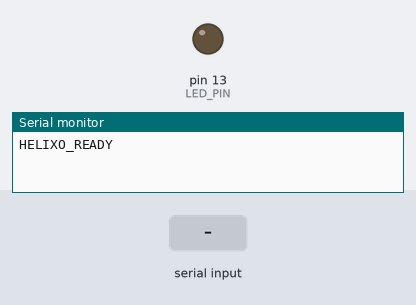
This sketch was run on a simulated Arduino Uno, built with avr-gcc and run on an emulated ATmega328P. On the bench: output pins drawn as LEDs (lit = HIGH), the last lines printed to the serial monitor. The inputs (shaded band) are chosen by the test bench.

Above: at 2.4 s.
2.5 s: "H" received over Serial
At 3.7 s:
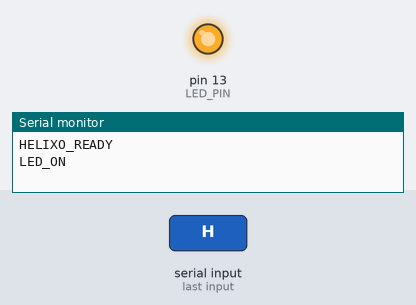
4.0 s: "N" received over Serial
At 5.1 s:
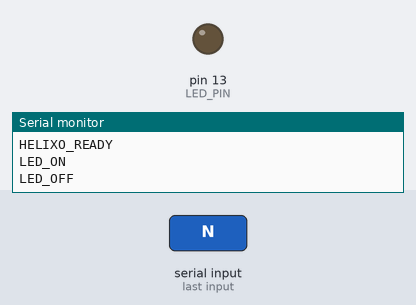
Timing chart, 0 to 7.0 s (numbered marks = the images above; inputs shaded):
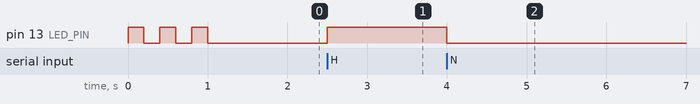

The sketch:

helixo_demo.ino
```cpp
/*
 * ============================================
 *  Helixo AI — Innovation Stall Demo
 *  Arduino UNO — LED Control via Serial
 * ============================================
 *
 *  This sketch receives commands from the Helixo AI
 *  website (via Web Serial API over USB) and controls
 *  the built-in LED on Pin 13.
 *
 *  Commands:
 *    'H' → Helmet Detected   → LED ON  (Ignition Enabled)
 *    'N' → No Helmet         → LED OFF (Ignition Cut)
 *
 *  Board: Arduino UNO
 *  Baud Rate: 9600
 * ============================================
 */

const int LED_PIN = 13;   // Built-in LED on Arduino UNO

void setup() {
  // Initialize Serial at 9600 baud
  Serial.begin(9600);

  // Set LED pin as output
  pinMode(LED_PIN, OUTPUT);
  digitalWrite(LED_PIN, LOW);

  // Startup blink sequence (3 blinks = "I'm alive!")
  for (int i = 0; i < 3; i++) {
    digitalWrite(LED_PIN, HIGH);
    delay(200);
    digitalWrite(LED_PIN, LOW);
    delay(200);
  }

  // Send ready message
  Serial.println("HELIXO_READY");
}

void loop() {
  // Check if data is available on Serial
  if (Serial.available() > 0) {
    char command = Serial.read();

    if (command == 'H') {
      // Helmet detected → Turn LED ON (Ignition Enabled)
      digitalWrite(LED_PIN, HIGH);
      Serial.println("LED_ON");
    }
    else if (command == 'N') {
      // No helmet → Turn LED OFF (Ignition Cut)
      digitalWrite(LED_PIN, LOW);
      Serial.println("LED_OFF");
    }
    // Ignore any other characters (newlines, etc.)
  }
}
```

Measured:
- after the input at 2.5 s, pin 13 (LED_PIN): LOW → HIGH at once
- after the input at 4.0 s, pin 13 (LED_PIN): HIGH → LOW at once
